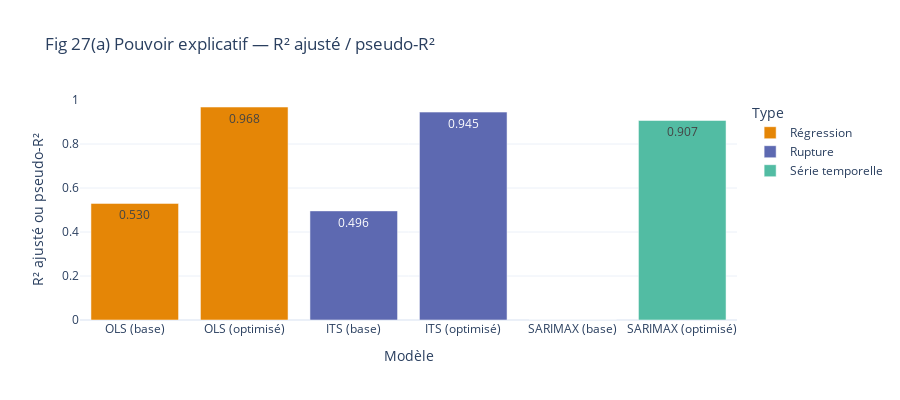
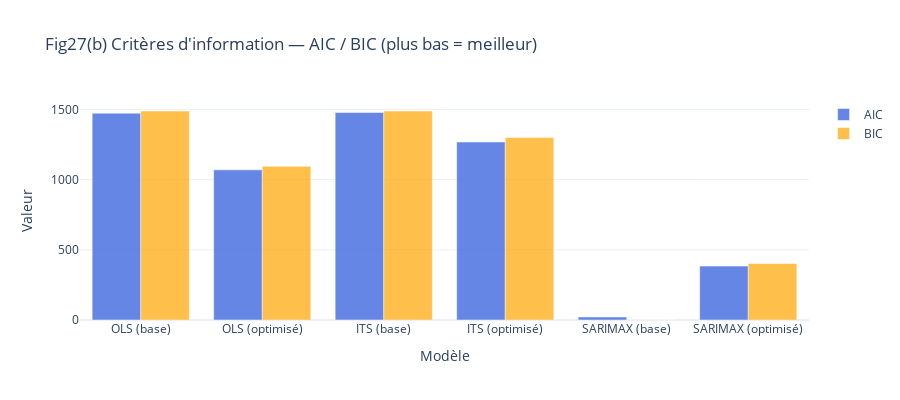
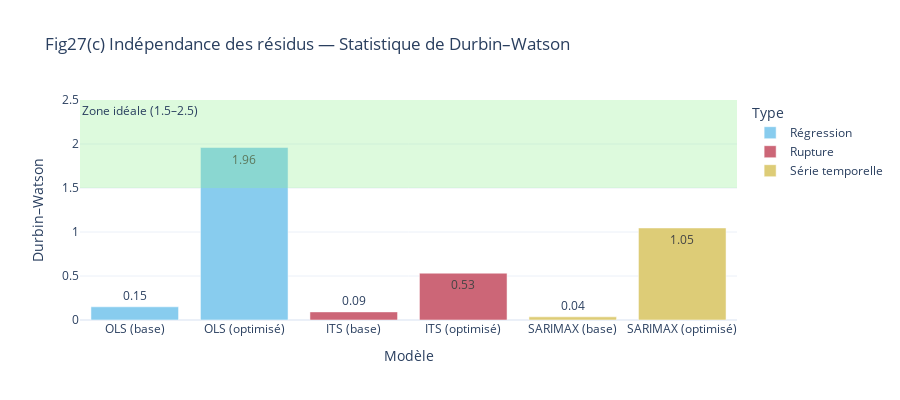

These figures' notebook cell, in order:
### Code cell
# ==========================================
# 📊 FIGURE 27 — Comparaison visuelle des performances des modèles
# ==========================================
import plotly.graph_objects as go
import plotly.express as px
import pandas as pd
import numpy as np

# Vérification / rechargement du tableau de performances
assert "model_perf" in globals(), "⚠️ Tableau model_perf introuvable — exécute le bloc 5 avant."

# On complète si besoin les NaN
perf = model_perf.copy().fillna(0)

# ----------------------------------------------------------
# 1️⃣ Sous-figure : R² ajusté / pseudo-R²
# ----------------------------------------------------------
fig_r2 = px.bar(
    perf,
    x="Modèle",
    y="R²_adj",
    color="Type",
    text_auto=".3f",
    color_discrete_sequence=px.colors.qualitative.Vivid,
    title="Fig 27(a) Pouvoir explicatif — R² ajusté / pseudo-R²"
)
fig_r2.update_yaxes(range=[0, 1], title="R² ajusté ou pseudo-R²")
fig_r2.update_layout(width=900, height=400, template="plotly_white")

# ----------------------------------------------------------
# 2️⃣ Sous-figure : Critères AIC / BIC
# ----------------------------------------------------------
fig_aicbic = go.Figure()
fig_aicbic.add_trace(go.Bar(
    x=perf["Modèle"], y=perf["AIC"],
    name="AIC", marker_color="royalblue", opacity=0.8
))
fig_aicbic.add_trace(go.Bar(
    x=perf["Modèle"], y=perf["BIC"],
    name="BIC", marker_color="orange", opacity=0.7
))
fig_aicbic.update_layout(
    title="Fig27(b) Critères d'information — AIC / BIC (plus bas = meilleur)",
    xaxis_title="Modèle",
    yaxis_title="Valeur",
    barmode="group",
    width=900, height=400,
    template="plotly_white"
)

# ----------------------------------------------------------
# 3️⃣ Sous-figure : Durbin–Watson (autocorrélation des résidus)
# ----------------------------------------------------------
fig_dw = px.bar(
    perf,
    x="Modèle",
    y="Durbin-Watson",
    color="Type",
    text_auto=".2f",
    color_discrete_sequence=px.colors.qualitative.Safe,
    title="Fig27(c) Indépendance des résidus — Statistique de Durbin–Watson"
)
fig_dw.add_hrect(y0=1.5, y1=2.5, fillcolor="lightgreen", opacity=0.3, line_width=0,
                 annotation_text="Zone idéale (1.5–2.5)", annotation_position="inside top left")
fig_dw.update_yaxes(range=[0, 2.5], title="Durbin–Watson")
fig_dw.update_layout(width=900, height=400, template="plotly_white")

# ----------------------------------------------------------
# 🧩 Affichage
# ----------------------------------------------------------
fig_r2.show()
fig_aicbic.show()
fig_dw.show()

# 🧾 Légende académique :
legend_figure27 = """
**Figure 27.** — Comparaison des performances statistiques des six modèles testés : OLS, ITS et SARIMAX (versions de base et optimisées).  
(a) Le R² ajusté montre la forte progression du pouvoir explicatif entre les versions de base et optimisées, notamment pour l’OLS (0,53 → 0,97) et l’ITS (0,50 → 0,95).  
(b) Les critères AIC et BIC diminuent conjointement, traduisant un meilleur compromis entre précision et complexité.  
(c) La statistique de Durbin–Watson se rapproche de 2 pour l’OLS optimisé, signe d’une quasi-absence d’autocorrélation des résidus.  
Ces résultats confirment la robustesse et la stabilité du modèle OLS optimisé.
"""
print(legend_figure27)

### Figure 1 — Plotly figure (JSON) as saved in the notebook; plotly's stock layout.template omitted (floating-point values rounded to 4 significant figures)
{"data": [{"hovertemplate": "Type=Régression<br>Modèle=%{x}<br>R²_adj=%{y}<extra></extra>", "legendgroup": "Régression", "marker": {"color": "rgb(229, 134, 6)", "pattern": {"shape": ""}}, "name": "Régression", "orientation": "v", "showlegend": true, "textposition": "auto", "texttemplate": "%{y:.3f}", "type": "bar", "x": ["OLS (base)", "OLS (optimisé)"], "xaxis": "x", "y": [0.53, 0.968], "yaxis": "y"}, {"hovertemplate": "Type=Rupture<br>Modèle=%{x}<br>R²_adj=%{y}<extra></extra>", "legendgroup": "Rupture", "marker": {"color": "rgb(93, 105, 177)", "pattern": {"shape": ""}}, "name": "Rupture", "orientation": "v", "showlegend": true, "textposition": "auto", "texttemplate": "%{y:.3f}", "type": "bar", "x": ["ITS (base)", "ITS (optimisé)"], "xaxis": "x", "y": [0.496, 0.945], "yaxis": "y"}, {"hovertemplate": "Type=Série temporelle<br>Modèle=%{x}<br>R²_adj=%{y}<extra></extra>", "legendgroup": "Série temporelle", "marker": {"color": "rgb(82, 188, 163)", "pattern": {"shape": ""}}, "name": "Série temporelle", "orientation": "v", "showlegend": true, "textposition": "auto", "texttemplate": "%{y:.3f}", "type": "bar", "x": ["SARIMAX (base)", "SARIMAX (optimisé)"], "xaxis": "x", "y": [0.0, 0.907], "yaxis": "y"}], "layout": {"barmode": "relative", "height": 400, "legend": {"title": {"text": "Type"}, "tracegroupgap": 0}, "title": {"text": "Fig 27(a) Pouvoir explicatif — R² ajusté / pseudo-R²"}, "width": 900, "xaxis": {"anchor": "y", "domain": [0, 1], "title": {"text": "Modèle"}}, "yaxis": {"anchor": "x", "domain": [0, 1], "range": [0, 1], "title": {"text": "R² ajusté ou pseudo-R²"}}}}

### Figure 2 — Plotly figure (JSON) as saved in the notebook; plotly's stock layout.template omitted (floating-point values rounded to 4 significant figures)
{"data": [{"marker": {"color": "royalblue"}, "name": "AIC", "opacity": 0.8, "type": "bar", "x": ["OLS (base)", "OLS (optimisé)", "ITS (base)", "ITS (optimisé)", "SARIMAX (base)", "SARIMAX (optimisé)"], "y": [1473.0, 1069.0, 1478.0, 1268.0, 22.0, 383.7]}, {"marker": {"color": "orange"}, "name": "BIC", "opacity": 0.7, "type": "bar", "x": ["OLS (base)", "OLS (optimisé)", "ITS (base)", "ITS (optimisé)", "SARIMAX (base)", "SARIMAX (optimisé)"], "y": [1489.0, 1094.0, 1488.0, 1299.0, 0.0, 402.8]}], "layout": {"barmode": "group", "height": 400, "title": {"text": "Fig27(b) Critères d'information — AIC / BIC (plus bas = meilleur)"}, "width": 900, "xaxis": {"title": {"text": "Modèle"}}, "yaxis": {"title": {"text": "Valeur"}}}}

### Figure 3 — Plotly figure (JSON) as saved in the notebook; plotly's stock layout.template omitted (floating-point values rounded to 4 significant figures)
{"data": [{"hovertemplate": "Type=Régression<br>Modèle=%{x}<br>Durbin-Watson=%{y}<extra></extra>", "legendgroup": "Régression", "marker": {"color": "rgb(136, 204, 238)", "pattern": {"shape": ""}}, "name": "Régression", "orientation": "v", "showlegend": true, "textposition": "auto", "texttemplate": "%{y:.2f}", "type": "bar", "x": ["OLS (base)", "OLS (optimisé)"], "xaxis": "x", "y": [0.15, 1.96], "yaxis": "y"}, {"hovertemplate": "Type=Rupture<br>Modèle=%{x}<br>Durbin-Watson=%{y}<extra></extra>", "legendgroup": "Rupture", "marker": {"color": "rgb(204, 102, 119)", "pattern": {"shape": ""}}, "name": "Rupture", "orientation": "v", "showlegend": true, "textposition": "auto", "texttemplate": "%{y:.2f}", "type": "bar", "x": ["ITS (base)", "ITS (optimisé)"], "xaxis": "x", "y": [0.092, 0.532], "yaxis": "y"}, {"hovertemplate": "Type=Série temporelle<br>Modèle=%{x}<br>Durbin-Watson=%{y}<extra></extra>", "legendgroup": "Série temporelle", "marker": {"color": "rgb(221, 204, 119)", "pattern": {"shape": ""}}, "name": "Série temporelle", "orientation": "v", "showlegend": true, "textposition": "auto", "texttemplate": "%{y:.2f}", "type": "bar", "x": ["SARIMAX (base)", "SARIMAX (optimisé)"], "xaxis": "x", "y": [0.036, 1.046], "yaxis": "y"}], "layout": {"annotations": [{"showarrow": false, "text": "Zone idéale (1.5–2.5)", "x": 0, "xanchor": "left", "xref": "x domain", "y": 2.5, "yanchor": "top", "yref": "y"}], "barmode": "relative", "height": 400, "legend": {"title": {"text": "Type"}, "tracegroupgap": 0}, "shapes": [{"fillcolor": "lightgreen", "line": {"width": 0}, "opacity": 0.3, "type": "rect", "x0": 0, "x1": 1, "xref": "x domain", "y0": 1.5, "y1": 2.5, "yref": "y"}], "title": {"text": "Fig27(c) Indépendance des résidus — Statistique de Durbin–Watson"}, "width": 900, "xaxis": {"anchor": "y", "domain": [0, 1], "title": {"text": "Modèle"}}, "yaxis": {"anchor": "x", "domain": [0, 1], "range": [0, 2.5], "title": {"text": "Durbin–Watson"}}}}
